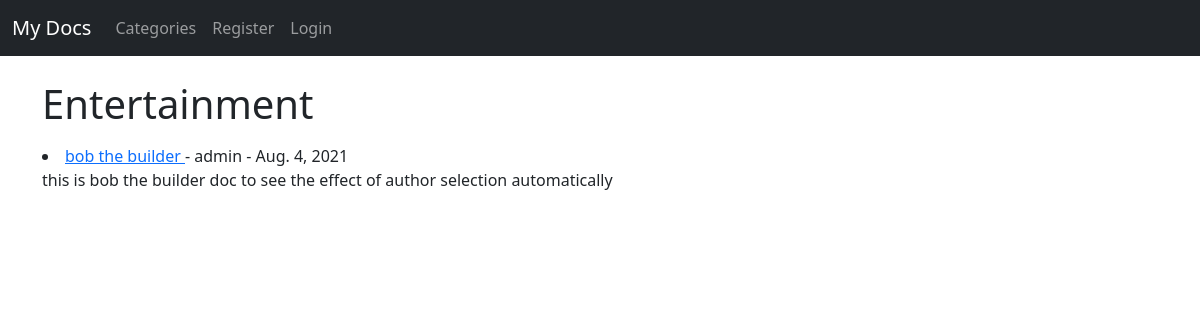
The page /category/entertainment/ on the database as committed earlier.
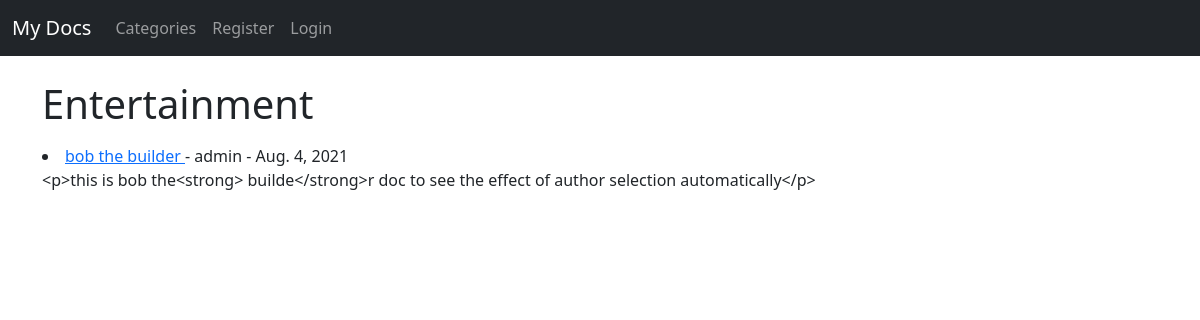
The same page on the database as committed later.
### theblog/models.py (models this page shows, shortened)
class Post(models.Model):
    title = models.CharField(max_length=255)
    title_tag = models.CharField(max_length=255)
    author = models.ForeignKey(User, on_delete=models.CASCADE)
    body = RichTextField(blank=True, null=True)
    post_date = models.DateField(auto_now_add = True)
    category = models.CharField(max_length=255, default='all')
    likes = models.ManyToManyField(User, related_name='blog_posts')

### theblog/views.py (the view)
# urls.py: path('category/<str:cats>/', CategoryView, name='category'),
def CategoryView(request, cats):
    category_posts = Post.objects.filter(category=cats.replace('-', ' '))
    return render(request, 'categories.html', {'cats': cats.title().replace('-', ' '), 'category_posts': category_posts})

### theblog/templates/categories.html (shortened to what this page needs)
{% extends 'base.html' %}
{% block content %}
{% if category_posts %}
<h1>{{cats}}</h1>
{% for post in category_posts %}
    <li><a href="{% url 'article-detail' post.pk %}">{{post.title}}
    </a> - {{post.author}}
    - {{post.post_date}}
    <br>
        {{post.body | slice:":200"}}</li>
{% endfor %}
{% else %}
<h2>Sorry this page does not exist </h2>
{% endif %}
{% endblock %}

Rows that differ between the two databases and show on the page:
changed Post "bob the builder": body "this is bob the builder doc to see the effect of author selection automatically" → "<p>this is bob the<strong> builde</strong>r doc to see the effect of author selection automatically</p>"
